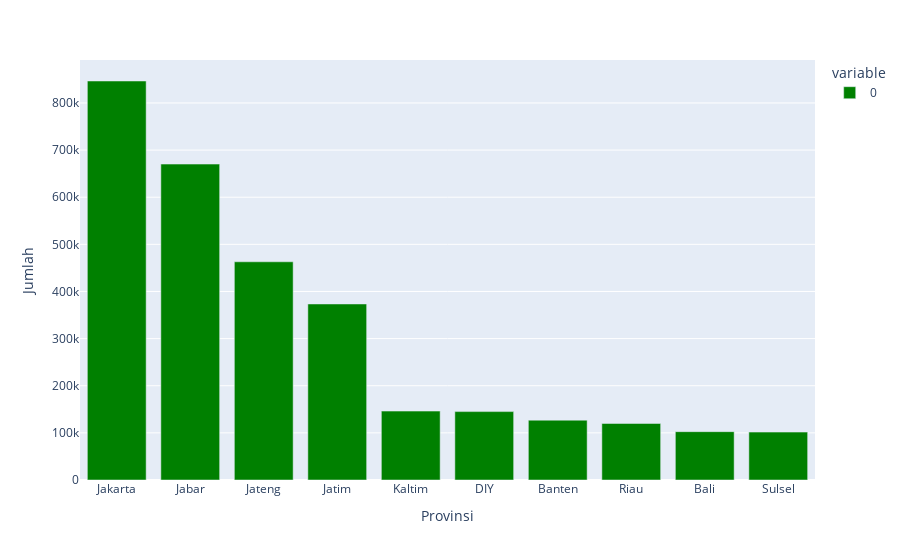

Source (notebook cell):
### Code cell
# fig,ax=plt.subplots(figsize=(16,6))
# data_provinsi.plot(kind='bar')
# ax.set_ylabel('Total Kasus')
# ax.set_title('Total Kasus Per Provinsi per Tanggal 23 Agustus 2021')

fig = px.bar(data_provinsi,labels= {"value" : "Jumlah" , "index": "Provinsi"}, color_discrete_sequence =['green'])
fig.show()

### Figure 1 — Plotly figure (JSON) as saved in the notebook; plotly's stock layout.template omitted (floating-point values rounded to 4 significant figures)
{"data": [{"alignmentgroup": "True", "hovertemplate": "variable=0<br>Provinsi=%{x}<br>Jumlah=%{y}<extra></extra>", "legendgroup": "0", "marker": {"color": "green", "pattern": {"shape": ""}}, "name": "0", "offsetgroup": "0", "orientation": "v", "showlegend": true, "textposition": "auto", "type": "bar", "x": ["Jakarta", "Jabar", "Jateng", "Jatim", "Kaltim", "DIY", "Banten", "Riau", "Bali", "Sulsel"], "xaxis": "x", "y": [846567, 670278, 462973, 373460, 146193, 145123, 126965, 119938, 102571, 101623], "yaxis": "y"}], "layout": {"barmode": "relative", "legend": {"title": {"text": "variable"}, "tracegroupgap": 0}, "margin": {"t": 60}, "xaxis": {"anchor": "y", "domain": [0, 1], "title": {"text": "Provinsi"}}, "yaxis": {"anchor": "x", "domain": [0, 1], "title": {"text": "Jumlah"}}}}
